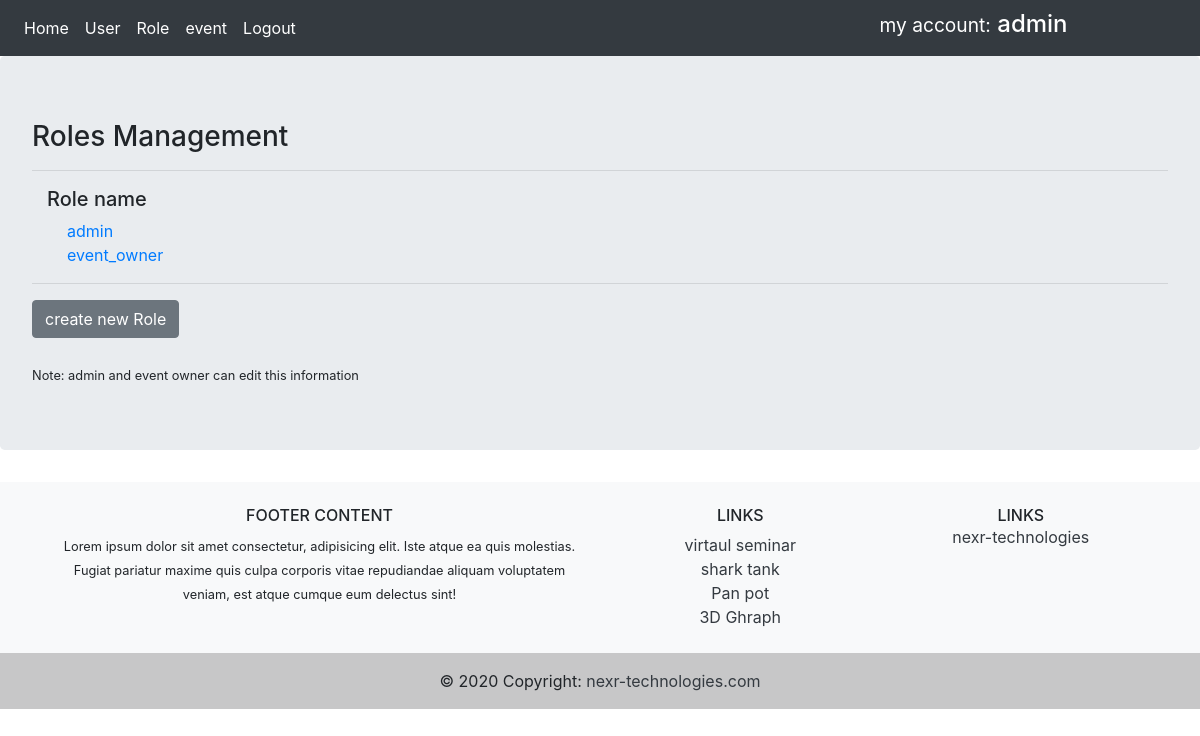
Page /rolename (signed in) on the committed database.
### app/models.py (models this page shows, shortened)
class User(db.Model, UserMixin):
    id = db.Column(db.Integer, primary_key=True)
    username = db.Column(db.String(30), unique=True, nullable=False)
    email = db.Column(db.String(60), unique=True, nullable=False)
    password = db.Column(db.String(60), nullable=False)
    events = db.relationship('Event', backref='eventowner', lazy=True)
    roles = db.relationship('Role', backref='roleuser', lazy=True)

class Rolename(db.Model, UserMixin):
    id = db.Column(db.Integer, primary_key=True)
    role_name = db.Column(db.String, nullable=False, unique=True)
    roles = db.relationship('Role', backref='rolename', lazy=True)

### app/routes.py (the view)
@app.route('/rolename', methods=['GET', 'POST'])
@login_required
def rolename():
    rolenames = Rolename.query.all()
    return render_template('rolename.html', form=rolenames)

### app/models.py (called while the page is built)
@login_manager.user_loader
def load_user(user_id):
    return User.query.get(int(user_id))

### app/templates/rolename.html
{% extends 'base.html' %}
{% block content %}
<h3> Roles Management </h3>
<hr />
<div class="container">
    <div class="row">
        <div class="col-3">
            <h5>Role name</h5>
        </div>
    </div>
    {% for rolename in form %}
    <div class="row">
        <div class="col-sm">
            <a href="{{ url_for('rolenamedetail', rolename_id=rolename.id) }}" class="card-body">{{ rolename.role_name
                }}</a>
        </div>
    </div>
    {% endfor %}
</div>
<hr />
{% if current_user.is_authenticated %}
{% if form.username == current_user.username or current_user.username == 'admin' %}
<a href="{{ url_for('new_rolename') }}" class="btn btn-secondary">create new Role</a>
<br>
<br>
<small> Note: admin and event owner can edit this information </small>
{% endif %}
{% endif %}
{% endblock %}

### app/templates/include/navbar.html
<nav class="navbar navbar-expand-lg navbar-dark bg-dark">
    <div class="navbar-nav">
        <a class="nav-item nav-link active" href="{{ url_for('home') }}">Home</a>
        {% if current_user.is_authenticated %}
        <a class="nav-item nav-link active" href="{{ url_for('users') }}">User</a>
        <a class="nav-item nav-link active" href="{{ url_for('rolename') }}">Role</a>
        <a class="nav-item nav-link active" href="{{ url_for('event') }}">event</a>
        <a class="nav-item nav-link active" href="{{ url_for('logout') }}">Logout</a>
        {% else %}
        <a class="nav-item nav-link active" href="{{ url_for('login') }}">Login</a>
        {% endif %}
    </div>
    <div class="col-md-8 text-right">
        <h4 class="text-white bg-dark">  <small class="text-white bg-dark"> my account:</small> {{ current_user.username }}</h4>
    </div>
</nav>

### rows in the picture
User: username "admin"
Rolename: role_name "admin"
Rolename: role_name "event_owner"
